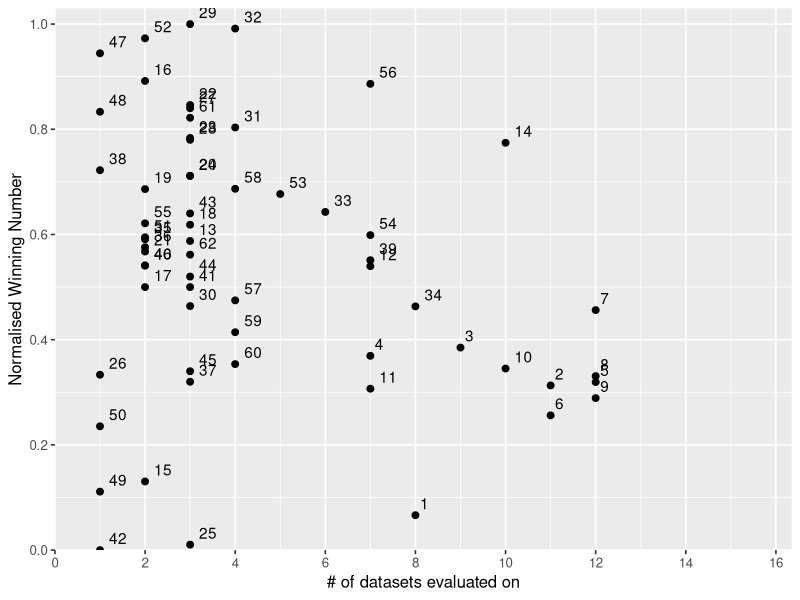

Recreate this plot in R.
setwd("C:/Git-data/Afstuderen/method_selection")
require(ggplot2)

ltr_data = read.csv("map_results.csv")
temp <- ltr_data[,c(2:(length(ltr_data)-2))]
winnum <- apply(temp, 2, function(x) sapply(x, function(y) if(is.na(y)){NA}else{sum(x[!is.na(x)]<y)}))
winnum <- data.frame(winnum)
ideal_winnum <- apply(winnum, 2, function(x) sapply(x, function(y) if(is.na(y)){0}else{if(length(x[!is.na(x)]) == 0){0}else{max(x[!is.na(x)])}}))
summed_winnum <- apply(winnum, 1, function(x) sum(x,na.rm=TRUE))
summed_ideal_winnum <- apply(ideal_winnum, 1, function(x) sum(x,na.rm=TRUE))

norm_winnum <- summed_winnum/summed_ideal_winnum

nr_measurements <- apply(temp,1,function(x) sum(!is.na(x)))

output <- data.frame("Method" = ltr_data[,1], "Normalised_winning_number" = norm_winnum, "Nr_measurements"=nr_measurements)

# add ID's to output
output$id <- seq_len(nrow(output))
nc <- ncol(output)
output <- output[, c(nc, 1:(nc-1))]

# plot graph
ggplot(output, aes(Nr_measurements,Normalised_winning_number)) + geom_point(size=2) + 
  geom_text(aes(label=id), hjust=-0.5, vjust=-0.5) + 
  theme_grey(base_size=12, base_family="") + 
  scale_x_continuous("# of datasets evaluated on", expand = c(0,0), breaks=c(0,2,4,6,8,10,12,14, 16)) +
  scale_y_continuous("Normalised Winning Number", expand = c(0,0), breaks=c(0,0.2,0.4,0.6,0.8,1.0)) +
  expand_limits(x = c(0,16.35), y = c(0,1.03))
